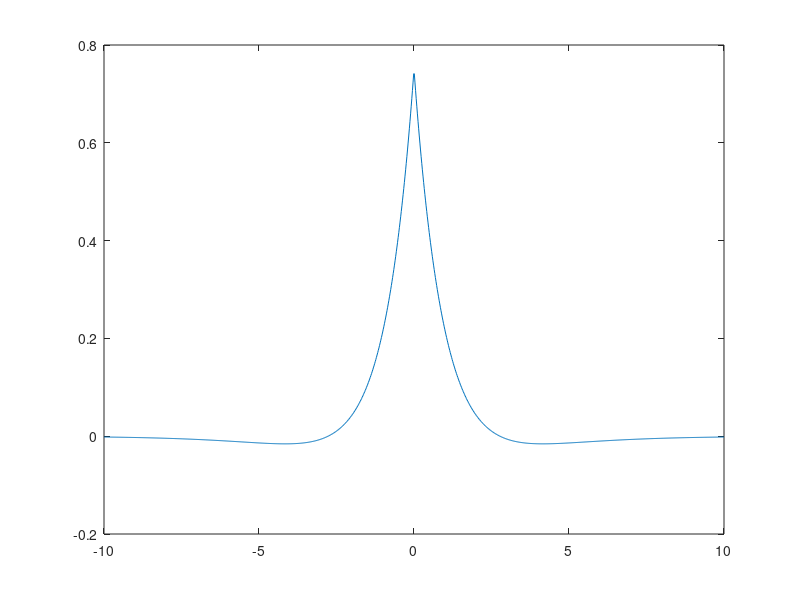
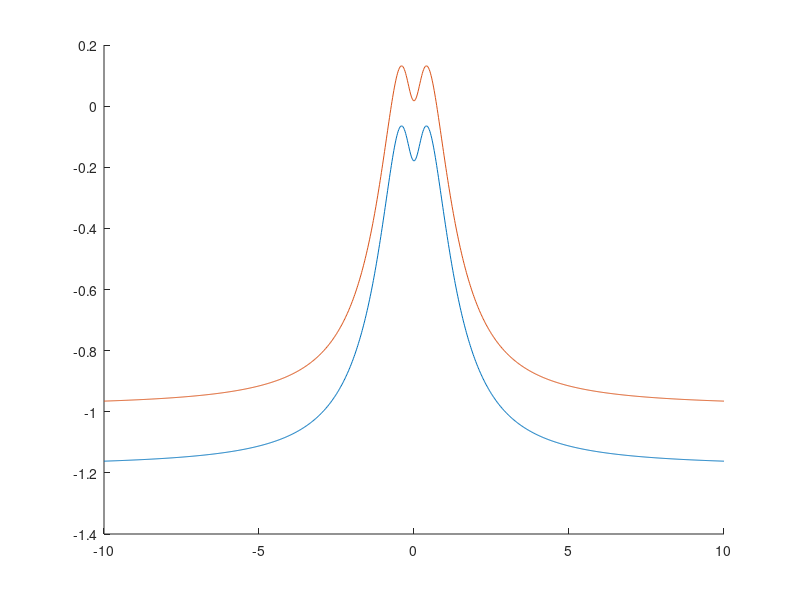

These figures' MATLAB source, in order: (Note: this script raises an error after producing the figures.)
%% Close all
close all, clear all, clc;

%% Model parameters
xi0 = 1.0; 
nu  = 6.0; c = 1;
mu  = 25; 

gamm = @(v,nu) sqrt((1.0/c+v)/nu);

SFun      = @(v) 1./(1+exp(-mu*v))-0.5; 
SPrimeFun = @(v) mu*exp(-mu*v)./(1+exp(-mu*v)).^2; 

gamma1 = 1;   b1 = 1;
gamma2 = 1/4; b2 = 1/2;
wFun = @(x) gamma1*exp(-b1*abs(x)) - gamma2*exp(-b2*abs(x));
wHatAn = @(p) 2*b1*gamma1./(b1^2+p.^2) - 2*b2*gamma2./(b2^2+p.^2);

wcrit = 2*gamm(0,nu)*nu/(exp(-gamm(0,nu)*xi0)*SPrimeFun(0));
p = linspace(-10,10,1000);

x = linspace(-10,10,1000); 

figure; plot(x,wFun(x));

figure, hold on;
plot(p,wHatAn(p)-wcrit);

mu = 30;
SFun      = @(v) 1./(1+exp(-mu*v))-0.5; 
SPrimeFun = @(v) mu*exp(-mu*v)./(1+exp(-mu*v)).^2; 
wcrit = 2*gamm(0,nu)*nu/(exp(-gamm(0,nu)*xi0)*SPrimeFun(0));
plot(p,wHatAn(p)-wcrit);
yline(0);

xlabel('$p$');
ylabel('$\hat w(p) - w_*$');

saveas(gcf,'figure.pdf');
